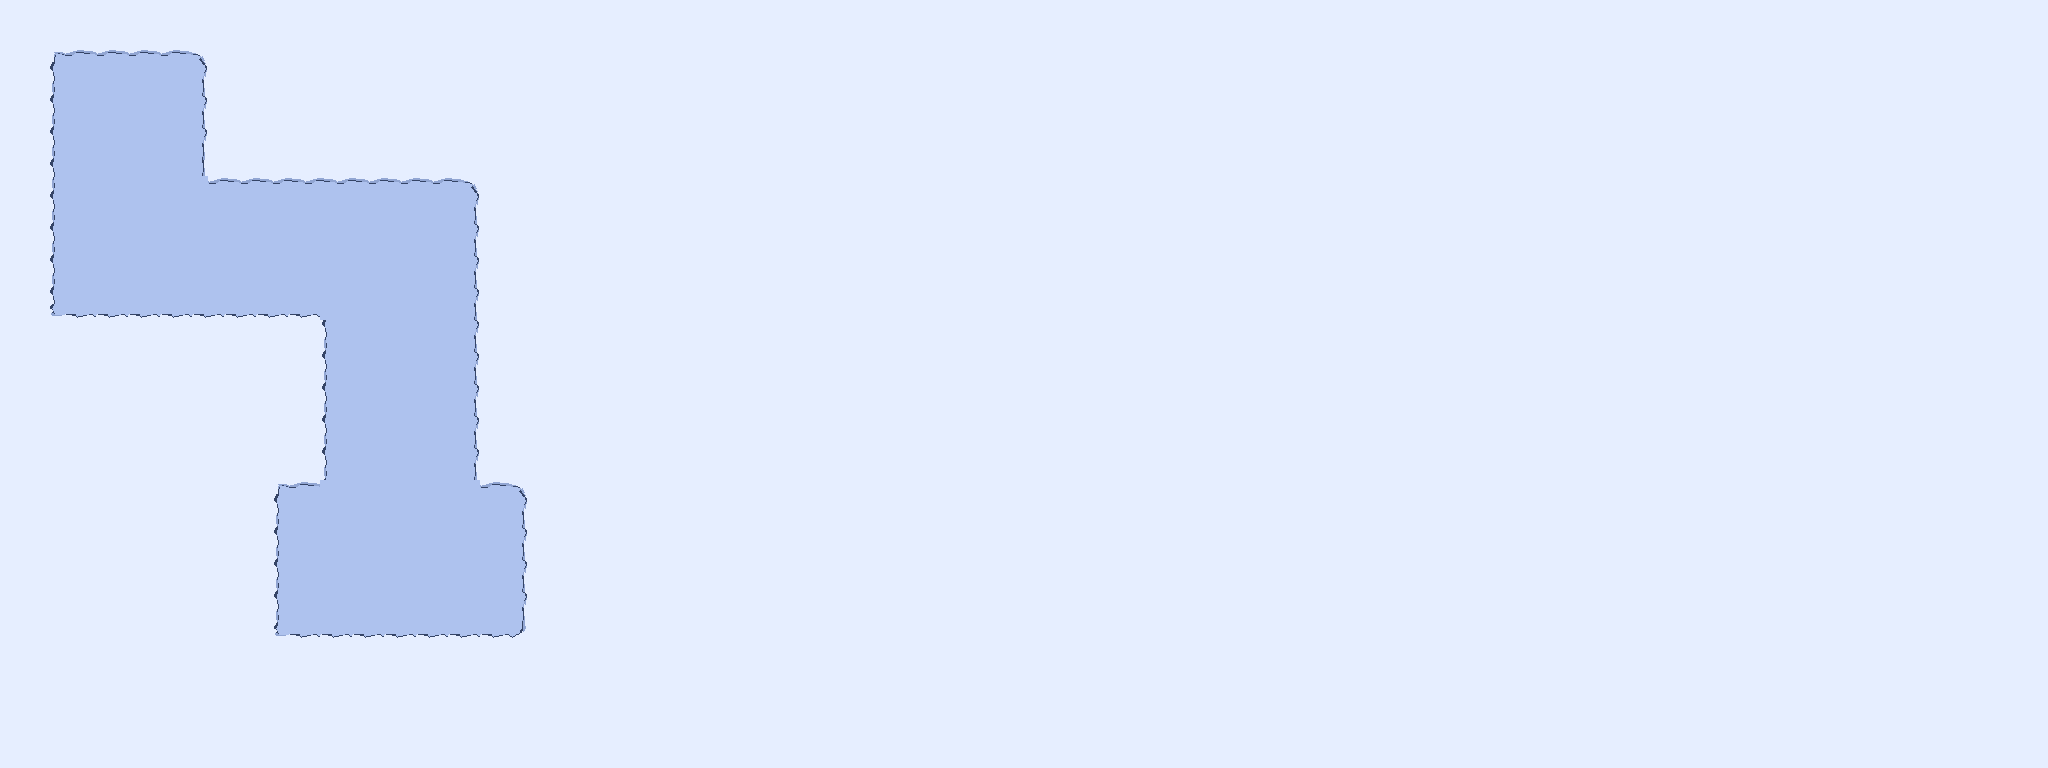

A level layout from a 2D game, rendered from its tile map. Below: a short description, then the map file with tile-grid data replaced by summaries:
An orthogonal 128x48 tile map with 16x16 px tiles, 2 tile layers (snow, path) and 18 objects.

<map version="1.10" tiledversion="1.11.0" orientation="orthogonal" renderorder="right-down" width="128" height="48" tilewidth="16" tileheight="16" infinite="0" nextlayerid="6" nextobjectid="27">
 <tileset firstgid="1" name="snowdin" tilewidth="16" tileheight="16" tilecount="36" columns="6">
  <image source="../tilesets/snowdin.png" width="96" height="96" />
 </tileset>
 <group id="2" name="tileMaps">
  <layer id="3" name="snow" width="128" height="48">
   <data>[6144 cells, 6144 non-empty, 1 distinct tile ids]</data>
  </layer>
  <layer id="4" name="path" width="128" height="48">
   <data>[6144 cells, 583 non-empty, 13 distinct tile ids]</data>
  </layer>
 </group>
 <objectgroup id="5" name="collision">
  <object id="8" x="64" y="48" width="128" height="16" />
  <object id="9" x="48" y="64" width="16" height="240" />
  <object id="10" x="192" y="64" width="16" height="112" />
  <object id="11" x="208" y="176" width="272" height="16" />
  <object id="12" x="464" y="192" width="16" height="288" />
  <object id="13" x="480" y="480" width="48" height="16" />
  <object id="15" x="272" y="624" width="240" height="16" />
  <object id="16" x="272" y="480" width="16" height="144" />
  <object id="17" x="288" y="480" width="32" height="16" />
  <object id="18" x="320" y="320" width="16" height="160" />
  <object id="19" x="64" y="304" width="256" height="16" />
  <object id="20" x="48" y="304" width="16" height="16" />
  <object id="21" x="48" y="48" width="16" height="16" />
  <object id="22" x="192" y="48" width="16" height="16" />
  <object id="23" x="192" y="176" width="16" height="16" />
  <object id="24" x="464" y="480" width="16" height="16" />
  <object id="25" x="320" y="304" width="16" height="16" />
  <object id="26" x="512" y="624" width="16" height="16" />
 </objectgroup>
</map>
